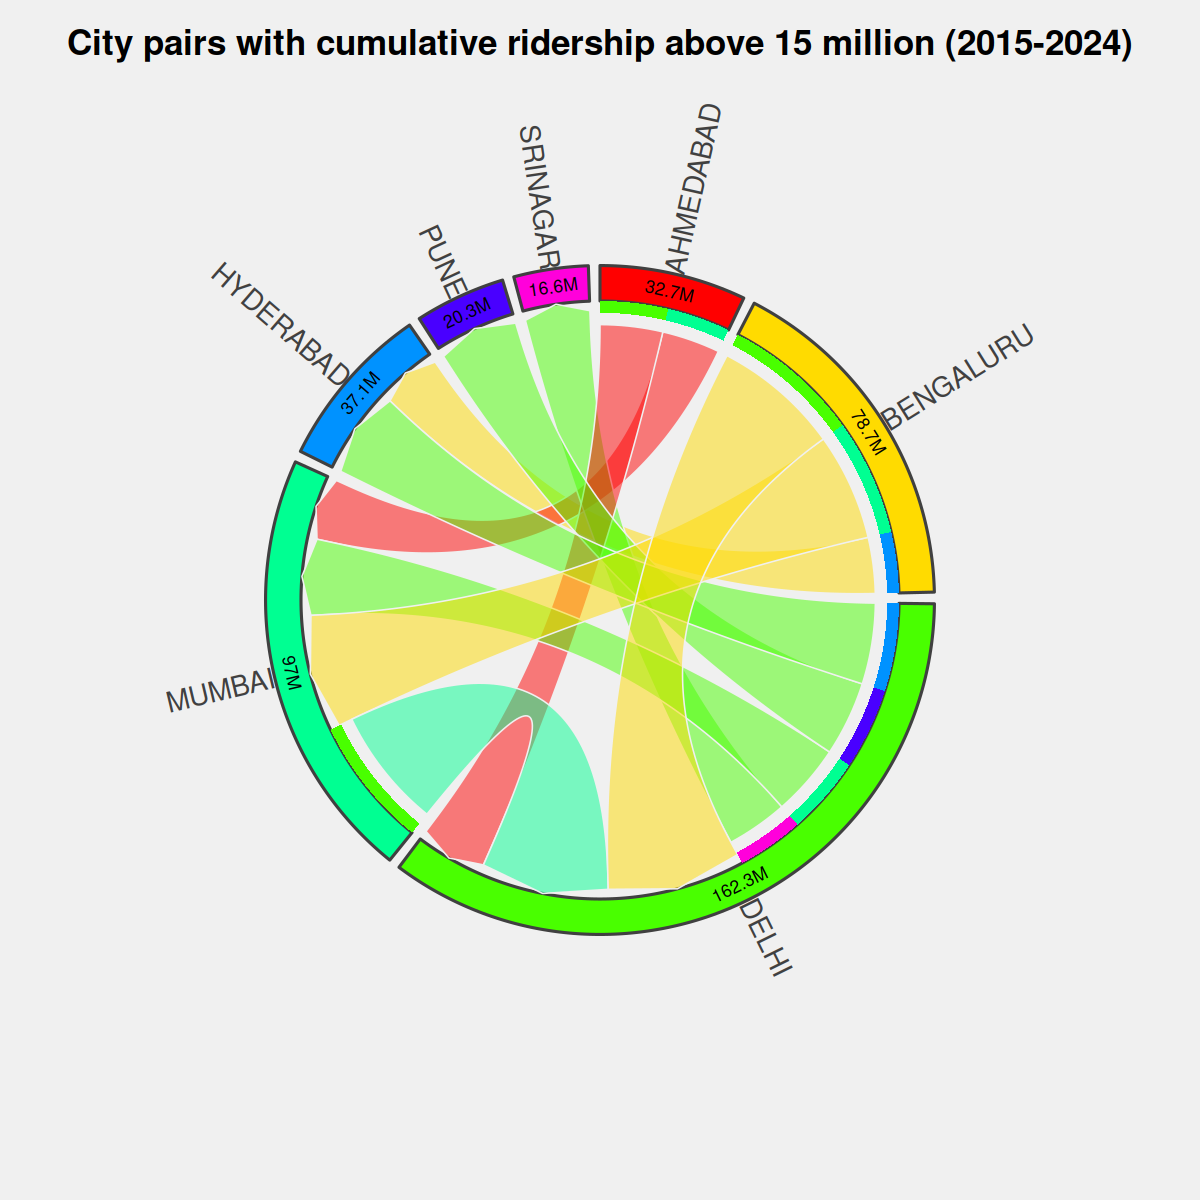

This chart was generated by the following R code:
# Load required libraries
library(circlize)
library(readr)
library(dplyr)
library(wesanderson)  # For Wes Anderson color palettes

options(scipen = 999)

# Read the CSV file
df <- read_csv("../aggregated/domestic/city.csv")

# Prepare the data for the chord diagram
# We'll use the total passenger flow between cities
chord_data <- df %>%
  group_by(City1, City2) %>%
  summarise(TotalPax = sum(PaxToCity2 + PaxFromCity2)) %>%
  ungroup() %>%
  # Filter for pairs with more than 15 million passengers
  filter(TotalPax > 15e6)

print(chord_data)

# Create a matrix from the data
cities <- unique(c(chord_data$City1, chord_data$City2))
n_cities <- length(cities)
matrix_data <- matrix(0, nrow = n_cities, ncol = n_cities)
rownames(matrix_data) <- colnames(matrix_data) <- cities

for (i in 1:nrow(chord_data)) {
  row <- which(cities == chord_data$City1[i])
  col <- which(cities == chord_data$City2[i])
  matrix_data[row, col] <- chord_data$TotalPax[i]
}

# Set up colors using Wes Anderson palette
# We'll use the "Zissou1" palette and repeat colors if needed
zissou_colors <- wes_palette("Zissou1", n_cities, type = "continuous")

print(matrix_data)

# Set up colors for the diagram
colors <- rainbow(n_cities)

# Custom function to format numbers
format_number <- function(x) {
  ifelse(x >= 1e9, paste0(round(x / 1e9, 1), "B"), ifelse(x >= 1e6, paste0(round(x /
                                                                                   1e6, 1), "M"), comma(x)))
}

# Function to create the chord diagram
create_chord_diagram <- function() {
  circos.clear()
  par(mar = rep(2, 4),
      cex = 0.7,
      bg = "#F0F0F0")  # Set background color
  circos.par(
    start.degree = 90,
    gap.degree = 2,
    track.margin = c(-0.1, 0.1),
    points.overflow.warning = FALSE
  )
  
  chordDiagram(
    matrix_data,
    grid.col = colors,
    directional = 1,
    direction.type = c("diffHeight", "arrows"),
    link.arr.type = "big.arrow",
    link.sort = TRUE,
    link.largest.ontop = TRUE,
    annotationTrack = "grid",
    preAllocateTracks = 1,
    link.visible = matrix_data > 0,
    link.border = "#F0F0F0",
    # Set link border color
    link.lwd = 0.5,
    # Set link border width
    grid.border = "#404040"  # Set grid border color
  )
  
  # Add city labels
  circos.track(
    track.index = 1,
    track.height = 2,
    panel.fun = function(x, y) {
      circos.text(
        CELL_META$xcenter,
        CELL_META$ylim[1],
        CELL_META$sector.index,
        facing = "clockwise",
        niceFacing = TRUE,
        adj = c(0, 0.5),
        cex = 0.8,
        ,
        col = "#404040"
      )
    },
    bg.border = NA
  )
  
  # Add total passenger flow labels
  circos.track(
    track.index = 2,
    panel.fun = function(x, y) {
      sector.name = CELL_META$sector.index
      xlim = CELL_META$xlim
      ylim = CELL_META$ylim
      total_flow = sum(matrix_data[sector.name, ]) + sum(matrix_data[, sector.name])
      circos.text(
        mean(xlim),
        mean(ylim),
        format_number(total_flow),
        cex = 0.5,
        niceFacing = TRUE
      )
    },
    bg.border = NA
  )
  
  title("City pairs with cumulative ridership above 15 million (2015-2024)",
        cex.main = 1)
}

# Create the chord diagram and save as PNG
png(
  "passenger_flows.png",
  width = 1200,
  height = 1200,
  units = "px",
  res = 300
)
create_chord_diagram()
dev.off()
